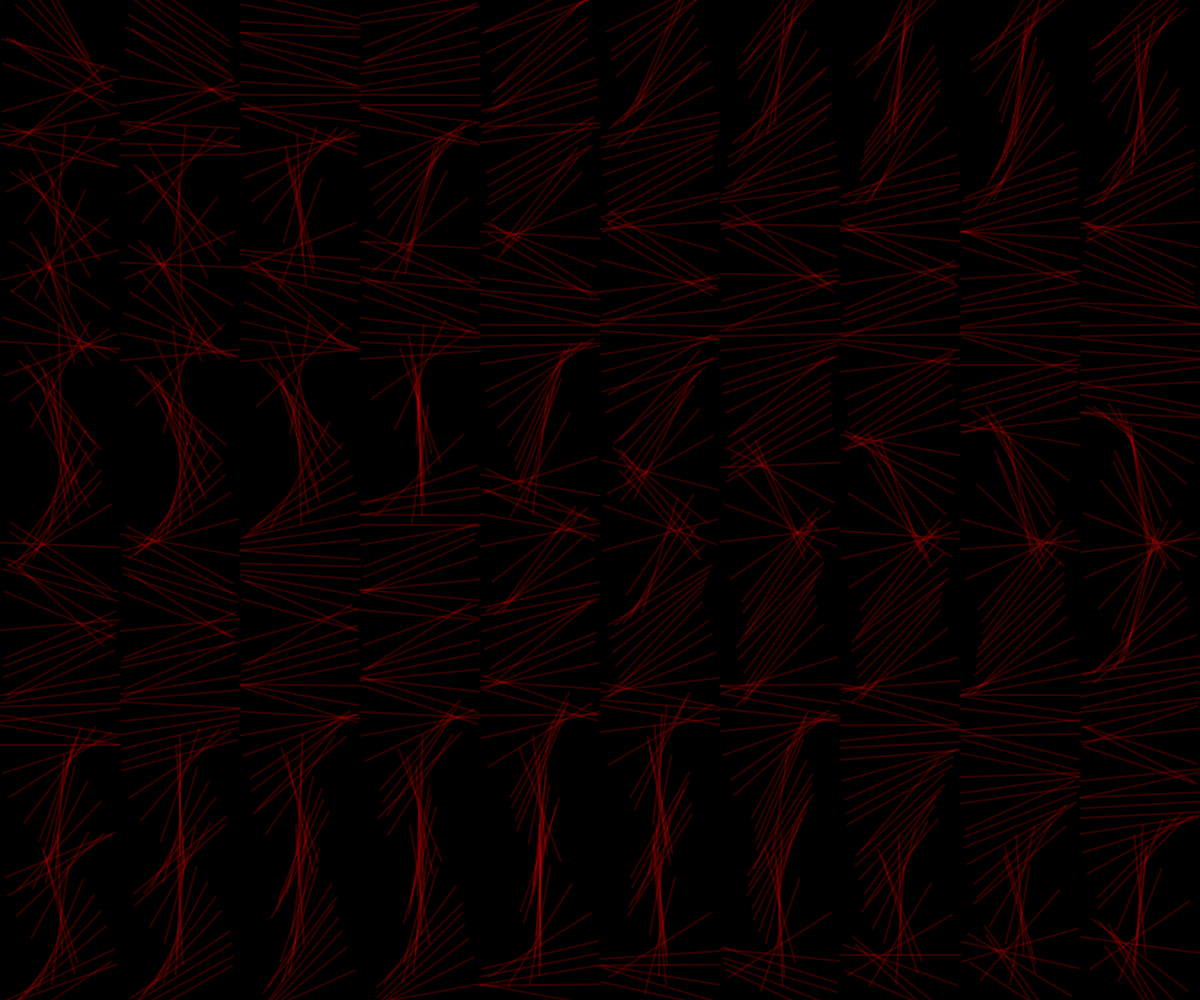
Frame 1 (no input)
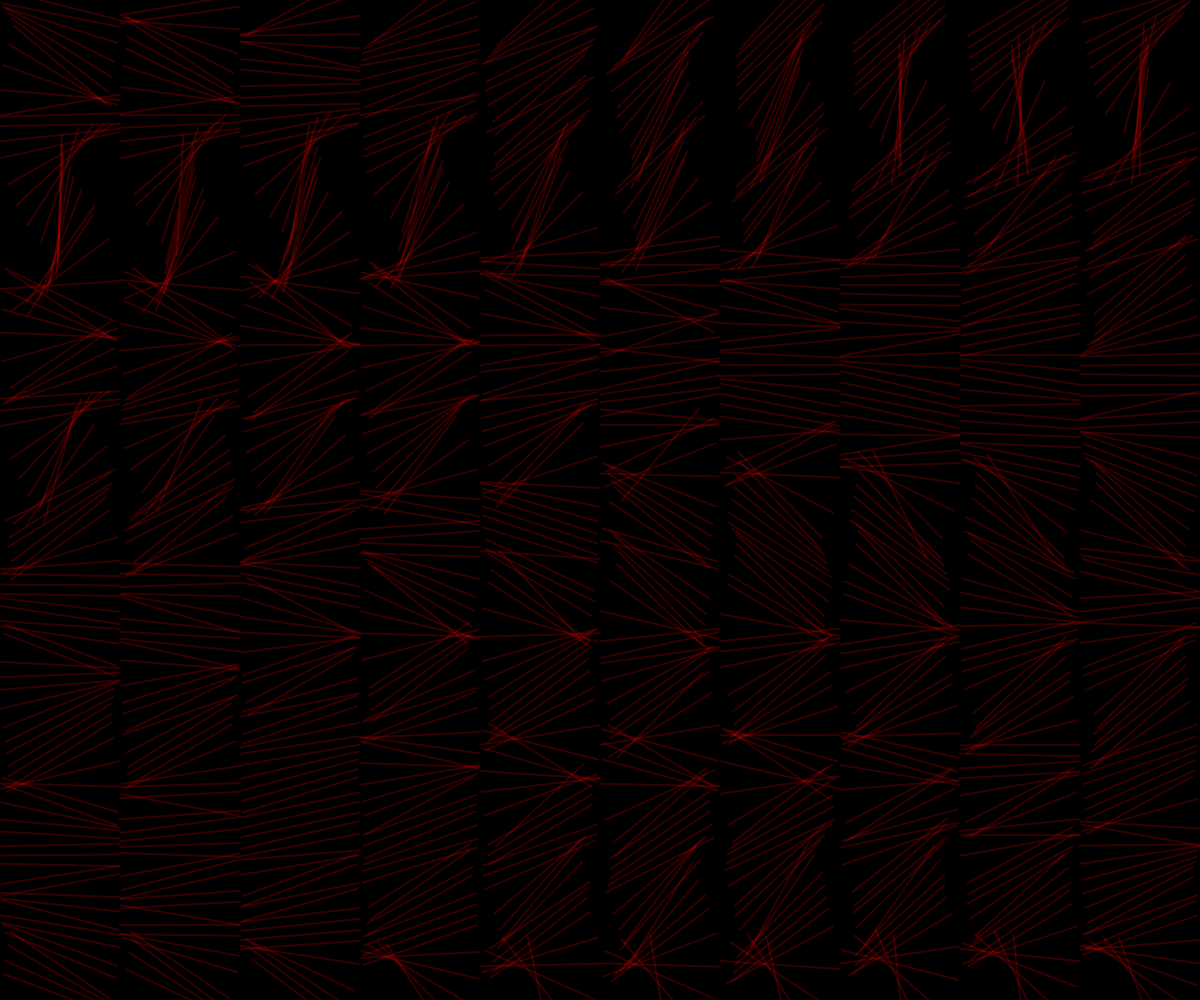
Frame 60 (no input)
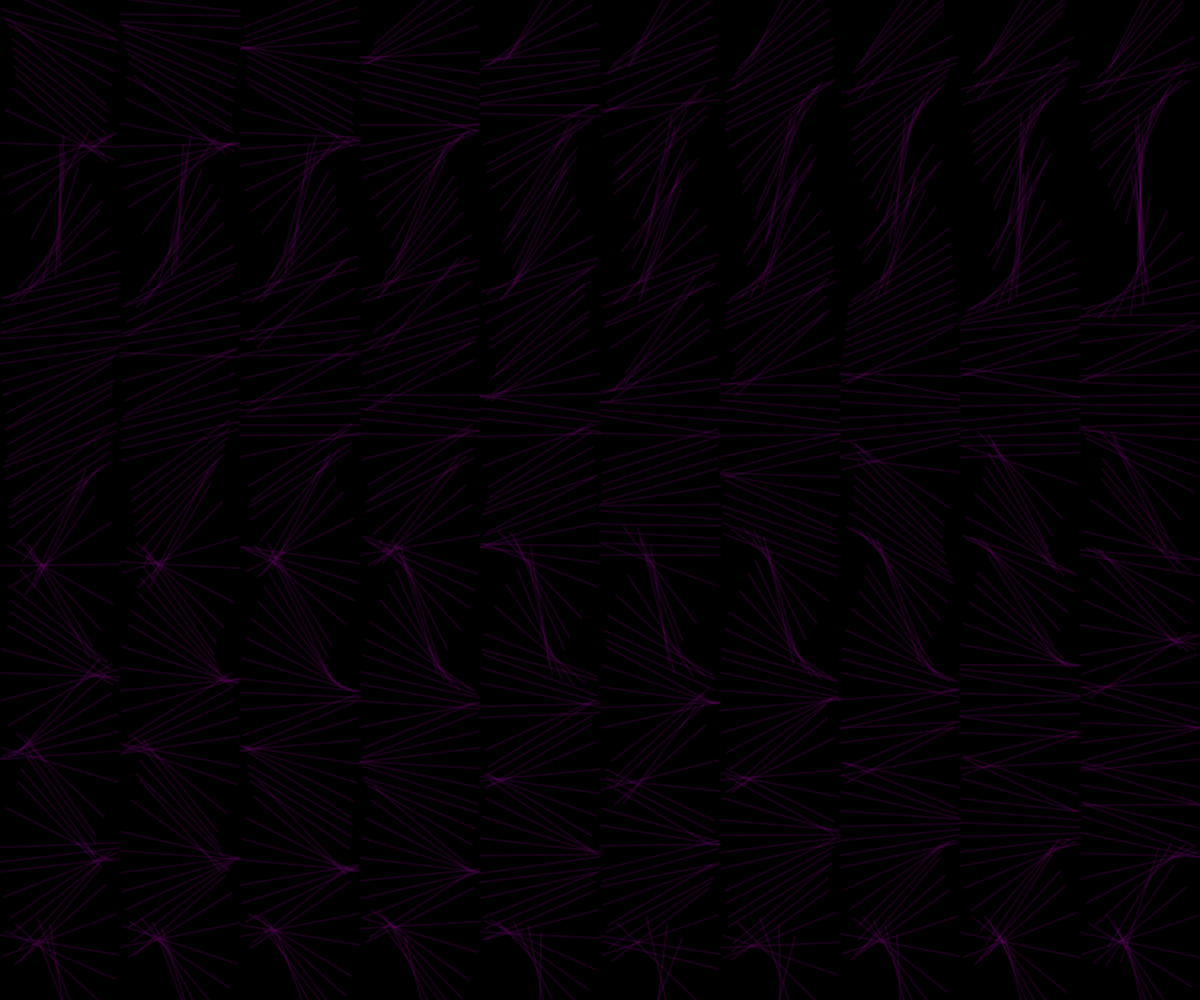
Frame 120 (the mouse pressed at the canvas centre since frame 60)

The p5.js sketch that drew these frames (run headless with seeded random() and noise() and a simulated clock; from frame 60 on, the mouse is pressed at the canvas centre):

// p5.js sketch
// ── sketch.js
let tilesX = 10;
let tilesY = 100;
let gridX, gridY;

function setup() {
  createCanvas(windowWidth, windowHeight);
  gridX = width / tilesX;
  gridY = height / tilesY;
}

function draw() {
  background(0);
  
  for (let y = 0; y < tilesY; y++) {
    for (let x = 0; x < tilesX; x++) {

      let winkel = noise(x * 0.1, y * 0.1, frameCount * 0.01) * TWO_PI;

      let gradientColor = lerpColor(color(255, 0, 0, 50), color(0, 0, 255, 50), mouseX / width);

      push();
      translate(x * gridX + gridX * 0.5, y * gridY + gridY * 0.5);
      rotate(winkel);

      stroke(gradientColor);
      strokeWeight(2);
      line(-gridX * 0.5, 0, gridX * 0.5, 0);

      pop();
    }
  }
}
